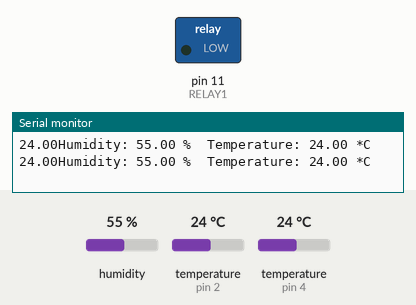
Bench run of a sketch on a simulated Arduino Uno, built with avr-gcc and run on an emulated ATmega328P. Parts: switched loads named in the sketch (green lamp = pin HIGH), the last lines printed to the serial monitor. The inputs (shaded band) are chosen by the test bench; at power-on: humidity 55 %, temperature (sensors on pin 4, pin 2) 24 °C.

Above: at 4.8 s.
4.9 s: humidity set to 69 %
7.9 s: humidity set to 72 %
At 9.2 s:
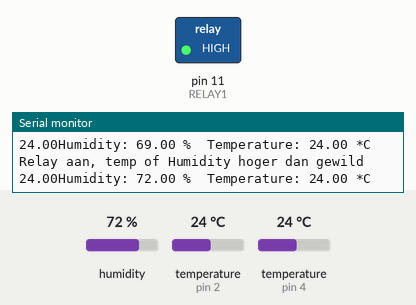
10.9 s: humidity set to 22 %
At 13.0 s:
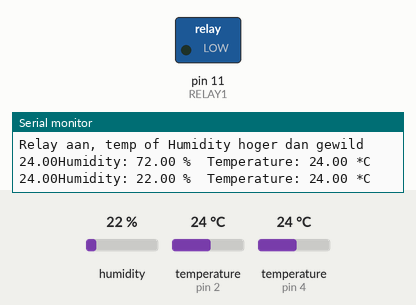
13.9 s: temperature (sensor on pin 4) set to 29.2 °C
16.9 s: temperature (sensor on pin 4) set to 30.5 °C
At 19.0 s:
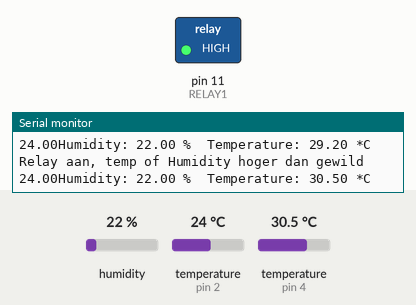
Timing chart, 0 to 20.5 s (numbered marks = the images above; inputs shaded):
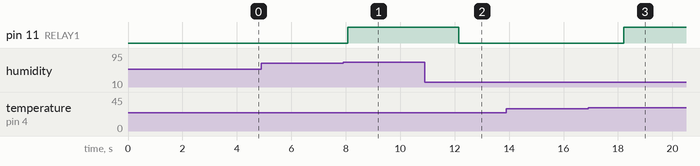

The sketch:

Voorgroei_bak.ino
```cpp
//Time Module
//Relay Module
//DHT22
#include <Time.h>
#include <TimeAlarms.h>
#include <MyRealTimeClock.h>
#include "DHT.h"
#include <OneWire.h>
#include <DallasTemperature.h>
/********************************************************************/
#define DHTPIN 4     // what pin we're connected to
#define DHTTYPE DHT22   // DHT 22  (AM2302)
#define ONE_WIRE_BUS 2 // ds18b20   water temperature
#define RELAY1 11
#define RELAY2 12

OneWire oneWire(ONE_WIRE_BUS);
DallasTemperature sensors(&oneWire);

MyRealTimeClock myRTC(6, 7, 8); // Assign Digital Pins

int maxHum = 70;
int maxTemp = 30;

DHT dht(DHTPIN, DHTTYPE);

void setup() {
  pinMode(RELAY1, OUTPUT);
  Serial.begin(9600);
  dht.begin();
  sensors.begin();

/* To set the current time and date in specific format
| Second 00 | Minute 59 | Hour 10 | Day 12 |  Month 07 | Year 2015 |
*/

myRTC.setDS1302Time(00, 05, 00, 28, 01, 07, 2019);

// create the alarms

Alarm.alarmRepeat(19,0,11, FarRedOn); // 19:00:11 every day
Alarm.alarmRepeat(19,0,16, FarRedOff); // 19:00:16 every day

}

void FarRedOn(){
Serial.println("Far Red lights on");
digitalWrite(RELAY1,HIGH); // Turns ON Relay 1
delay(2000);
}

void FarRedOff(){
Serial.println("Far Red lights off");
digitalWrite(RELAY1,LOW); // Turns Relay 1 Off
}

void loop() {
  // Wait a few seconds between measurements.
  delay(2000);

  // Reading temperature or humidity takes about 250 milliseconds!
  // Sensor readings may also be up to 2 seconds 'old' (its a very slow sensor)
  float h = dht.readHumidity();
  // Read temperature as Celsius
  float t = dht.readTemperature();

  // Check if any reads failed and exit early (to try again).
  if (isnan(h) || isnan(t)) {
    Serial.println("Failed to read from DHT sensor!");
    return;

//TIMEZZ

// Allow the update of variables for time / accessing the individual element.
myRTC.updateTime();

Serial.print("Current Date / Time: ");
Serial.print(myRTC.dayofmonth); // Element 1
Serial.print("/");
Serial.print(myRTC.month); // Element 2
Serial.print("/");
Serial.print(myRTC.year); // Element 3
Serial.print(" ");
Serial.print(myRTC.hours); // Element 4
Serial.print(":");
Serial.print(myRTC.minutes); // Element 5
Serial.print(":");
Serial.println(myRTC.seconds); // Element 6
delay( 5000);

  //ds18b20
//   Serial.print(" Requesting temperatures...");
// sensors.requestTemperatures(); // Send the command to get temperature readings
// Serial.println("DONE");
/********************************************************************/
// Serial.print("Temperature is: ");
// Serial.print(sensors.getTempCByIndex(0)); // Why "byIndex"?
//   // You can have more than one DS18B20 on the same bus.
   // 0 refers to the first IC on the wire
//   delay(1000);
  }

  if(h > maxHum || t > maxTemp) {
      digitalWrite(RELAY1, HIGH);
      Serial.print("Relay aan, temp of Humidity hoger dan gewild");
      Serial.println("");
  } else {
     digitalWrite(RELAY1, LOW);
  }


  Serial.print(sensors.getTempCByIndex(0));  Serial.print("Humidity: ");
  Serial.print(h);
  Serial.print(" %\t");
  Serial.print("Temperature: ");
  Serial.print(t);
  Serial.println(" *C ");

}
```

Measured:
- the behaviour switches between 70 and 71 % on humidity (found by bisection; images 0 and 1)
- the behaviour switches between 30 and 30.1 °C on temperature (sensor on pin 4) (found by bisection; images 2 and 3)
- after the input at 7.9 s, pin 11 (RELAY1): LOW → HIGH after 0.18 s
- after the input at 10.9 s, pin 11 (RELAY1): HIGH → LOW after 1.2 s
- after the input at 16.9 s, pin 11 (RELAY1): LOW → HIGH after 1.3 s
